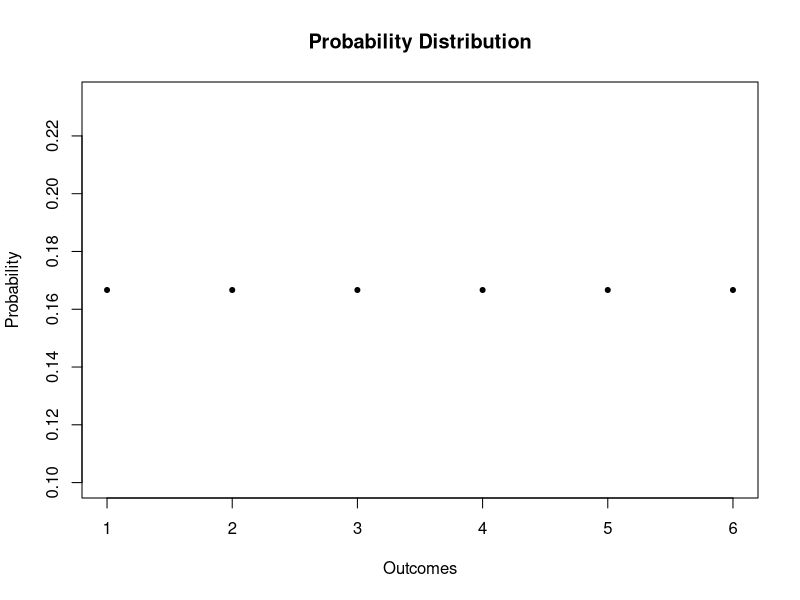
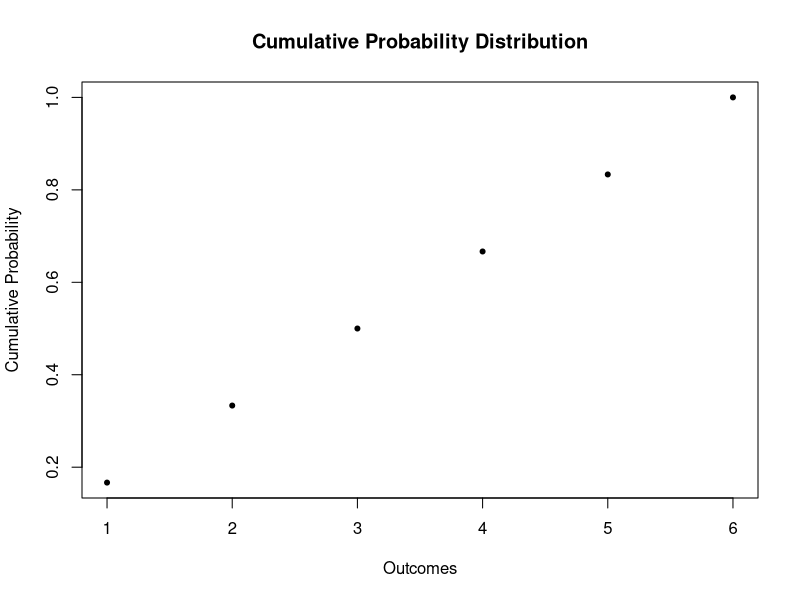
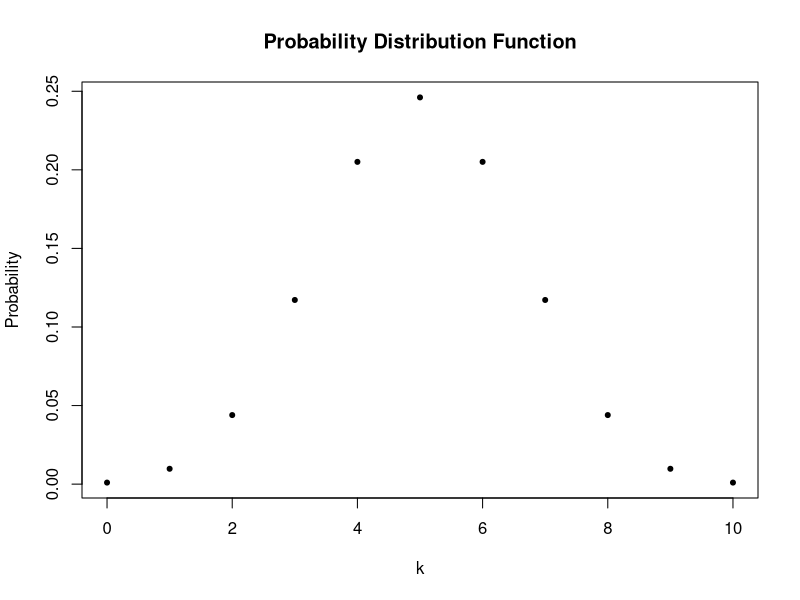
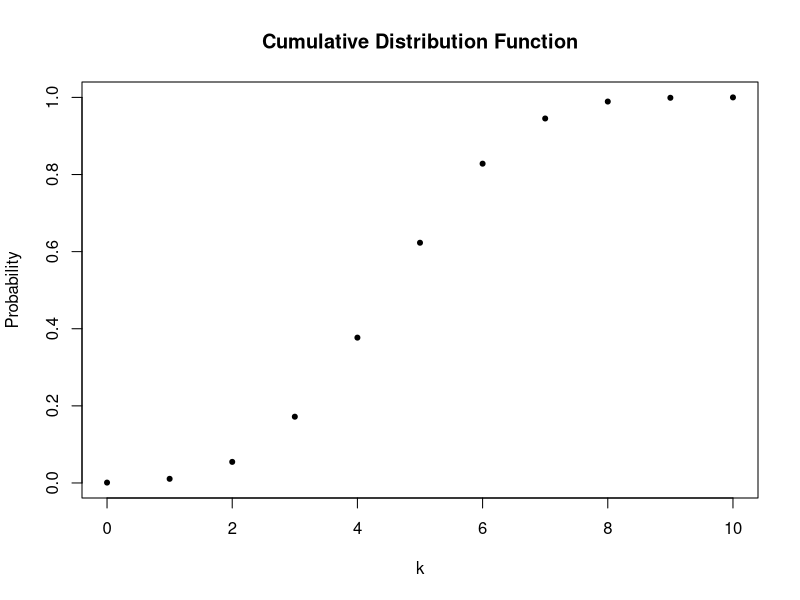

Generate these figures, in order, with R:
#################################################################################
# Name: Azad Hüseyin Kılıç                                                      #
# Date Created: Dec 07, 2023                                                    #
# Purpose: learning probability theory from https://www.econometrics-with-r.org #
# Packages Used:  
# Data Used:            
# Last Update:                                                                  #
#################################################################################

# Dice roll
sample(1:6, size=1)

# generate the vector of probabilities 
probability <- rep(1/6, 6) 

# plot the probabilities 
plot(probability,
     xlab = "Outcomes",
     ylab="Probability",
     main = "Probability Distribution",
     pch=20)

# generate the vector of cumulative probabilities 
cum_probability <- cumsum(probability) 

# plot the probabilites 
plot(cum_probability, 
     xlab = "Outcomes", 
     ylab="Cumulative Probability",
     main = "Cumulative Probability Distribution",
     pch=20) 

# Bernoulli trials
sample(c("H", "T"), 1) 

# compute P( k = 5| n = 10, p = 0.5) using 'dbinom()'
dbinom(x = 5,
       size = 10,
       prob = 0.5) 

# compute P(4 <= k <= 7) using 'dbinom()'
sum(dbinom(x = 4:7, size = 10, prob = 0.5))

# compute P(4 <= k <= 7) using 'pbinom()'
pbinom(size = 10, prob = 0.5, q = 7) - pbinom(size = 10, prob = 0.5, q = 3) 

# set up vector of possible outcomes
k <- 0:10
k

# assign the probabilities
probability <- dbinom(x = k,
                      size = 10, 
                      prob = 0.5)

# plot the outcomes against their probabilities
plot(x = k, 
     y = probability,
     ylab="Probability",
     main = "Probability Distribution Function",
     pch=20) 

# compute cumulative probabilities
prob <- pbinom(q = k, 
               size = 10, 
               prob = 0.5)

# plot the cumulative probabilities
plot(x = k, 
     y = prob,
     ylab="Probability",
     main = "Cumulative Distribution Function",
     pch=20) 

# compute mean of natural numbers from 1 to 6
mean(1:6)

# set seed for reproducibility
set.seed(1)

# rolling a dice three times in a row
sample(1:6, 3, replace = T)

# set seed for reproducibility
set.seed(1)

# compute the sample mean of 10000 dice rolls
mean(sample(1:6, 
            10000, 
            replace = T))

var(1:6)
